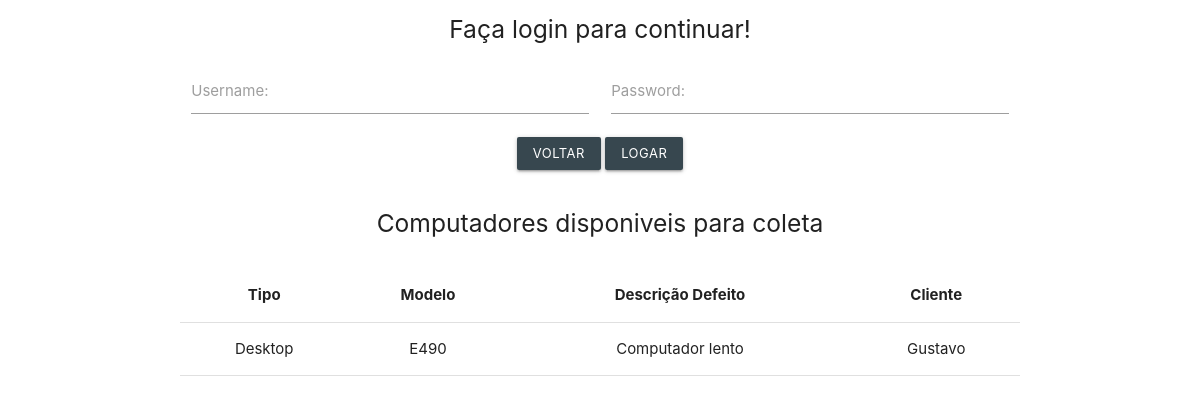
/pages/formLogin.php, run on the app's committed database.
### tables this page shows
CREATE TABLE `computadores` (
  `id` int(11) NOT NULL,
  `tipo` varchar(255) NOT NULL,
  `modelo` varchar(255) NOT NULL,
  `descricao_defeito` varchar(255) NOT NULL,
  `descricao_solucao` varchar(255) NOT NULL,
  `estado` varchar(255) NOT NULL,
  `idCliente` int(11) NOT NULL
);

CREATE TABLE `clientes` (
  `id` int(11) NOT NULL,
  `nome` varchar(255) NOT NULL,
  `contato` varchar(255) NOT NULL
);

### src/consultas.php (called while the page is built, shortened)
<?php
include '../src/conn.php';
function selectById($id, $tabela){
    if($tabela == "computadores"){
        $sql = "SELECT * FROM `computadores` WHERE `id` = :id";
    }elseif($tabela == "usuarios"){
        $sql = "SELECT * FROM `usuarios` WHERE `id` = :id";
    }elseif($tabela == "clientes"){
        $sql = "SELECT * FROM `clientes` WHERE `id` = :id";
    }
    global $conn;
    $stmt = $conn->prepare($sql);
    $stmt->bindValue(':id', $id);
    $result = $stmt->execute();
    if($result){
        return $stmt;
    }else{
        make_log($stmt->errorInfo()[2]);
    }
}
function getClienteComputador($id){
    $stmt = selectById($id, "clientes");
    if($stmt){
        if($stmt->rowCount() > 0){
            return $stmt->fetch(PDO::FETCH_OBJ);
        }else{
            make_log("Nenhum cliente encontrado");
        }
    }else{
        make_log($stmt->errorInfo()[2]);
    }
}
function getComputadoresEntrega(){
    $sql = "SELECT * FROM `computadores` WHERE `estado` = :estado";
    global $conn;
    $stmt = $conn->prepare($sql);
    $stmt->bindValue(':estado', 'Pendente entrega');
    $result = $stmt->execute();
    if($result){
        if($stmt->rowCount() > 0){
            return $stmt->fetchAll(PDO::FETCH_OBJ);
        }else{
            return false;
        }
    }else{
        make_log($stmt->errorInfo()[2]);
    }
}

### pages/formLogin.php (the view, shortened to what this page needs)
<?php
require '../templates/header.php';
require '../src/consultas.php';
$computadores = getComputadoresEntrega();
?>
<div class="container row">
    <div class="center"><h5>Faça login para continuar!</h5></div>
    <form action="../src/server.php?action=login" method="POST">
        <div class="input-field col s6">
            <label for="username">Username:</label>
            <input id="username" type="text" required name="username" class="validate">
        </div>
        <div class="input-field col s6">
            <label for="password">Password:</label>
            <input id="password" type="password" name="password" class="validate">
        </div>
        <div class="row center">
            <a href="../index.php" class="btn blue-grey darken-3 btn-small">Voltar</a>
            <input type="submit" class="btn blue-grey darken-3 btn-small" value="Logar">
        </div>
    </form>
</div>
    <div class="center"><h5>Computadores disponiveis para coleta</h5></div>
    <br>
    <table class="centered container">
    <thead>
        <tr>
            <th>Tipo</th>
            <th>Modelo</th>
            <th>Descrição Defeito</th>
            <th>Cliente</th>
        </tr>
    </thead>
    <tbody>
        <?php if(!$computadores): ?>
            <tr>
                <td colspan="4">Sem computadores pendente entrega!</td>
            </tr>
        <?php else: ?>
            <?php foreach ($computadores as $computador): ?>
            <tr>
                <td><?= $computador->tipo ?></td>
                <td><?= $computador->modelo ?></td>
                <td><?= $computador->descricao_defeito ?></td>
                <td>
                    <?php
                    $cliente = getClienteComputador($computador->idCliente);
                    echo $cliente->nome;
                    ?>
                </td>
            </tr>
            <?php endforeach ?>
        <?php endif ?>
    </tbody>
    </table>
<?php include '../templates/footer.php' ?>

### data on the page
computadores: tipo "Desktop", modelo "E490", descricao_defeito "Computador lento", idCliente.nome "Gustavo"
